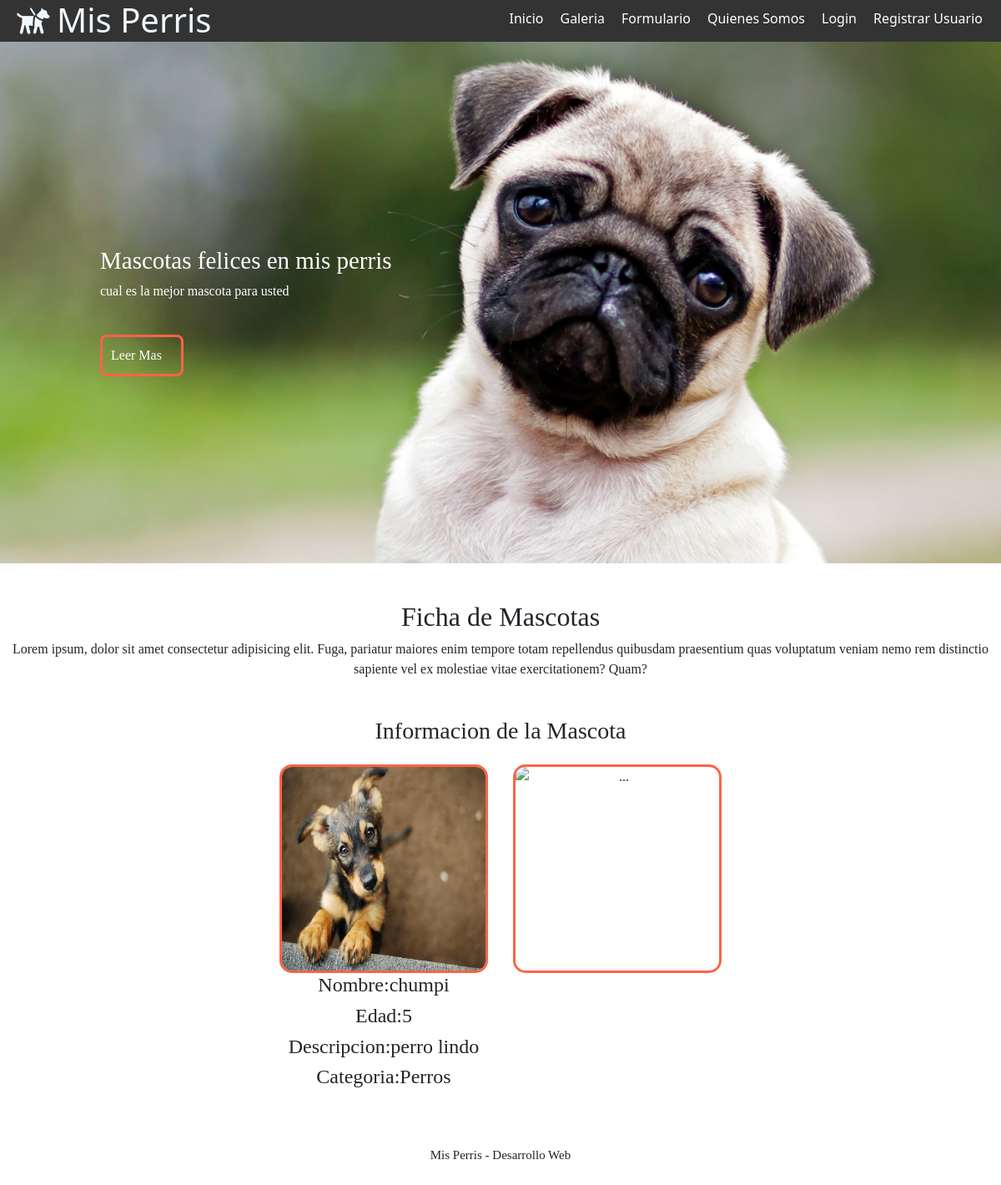
/ficha_mascota/chumpi/, run on the app's committed database.
### misPerris/models.py (models this page shows, shortened)
class Mascota(models.Model):
    nombre = models.CharField(primary_key=True,max_length=25)
    edad = models.IntegerField()
    descripcion = models.TextField()
    imagen = models.ImageField(upload_to='mascotas',default='mascotas/defecto.jpg')
    categoria = models.ForeignKey(Categoria, on_delete=models.CASCADE)
    publicar = models.BooleanField(default=False)
    comentario = models.TextField(default='--')
    usuario = models.CharField(max_length=45,null=True)
    dueno = models.CharField(max_length=45,default='--')

class Categoria(models.Model):
    nombre = models.CharField(primary_key=True,max_length=25)
    annos = models.IntegerField()
    imagen = models.ImageField(upload_to='cate',null=True)

### misPerris/views.py (the view)
# urls.py: path('ficha_mascota/<id>/',ficha_mascota,name='FICHAM'),
def ficha_mascota(request, id):
    masc = Mascota.objects.get(nombre=id)
    galeria = Galeria.objects.filter(mascota=masc)
    contexto = {"mascota":masc,"galeria":galeria}
    return render(request, "ficha.html", contexto)

### misPerris/templates/ficha.html (shortened to what this page needs)
{% extends "base.html" %}
{% load static %}
{% block css %}
<link href="https://cdn.jsdelivr.net/npm/bootstrap@5.0.1/dist/css/bootstrap.min.css" rel="stylesheet"
>
{% endblock css %}
{% block contenido %}
<section id="bienvenida">
    <h2>Ficha de Mascotas</h2>
    <p>Lorem ipsum, dolor sit amet consectetur adipisicing elit. Fuga, pariatur maiores enim tempore totam
        repellendus quibusdam praesentium quas voluptatum veniam nemo rem distinctio sapiente vel ex molestiae
        vitae exercitationem? Quam?</p>
</section>
<section id="blog">
    <h3>Informacion de la Mascota</h3>
    <div class="contenedor">
        <article>
            <img src="{{mascota.imagen.url}}" alt="">
            <h4>Nombre:{{mascota.nombre}}</h4>
            <h4>Edad:{{mascota.edad}}</h4>
            <h4>Descripcion:{{mascota.descripcion}}</h4>
            <h4>Categoria:{{mascota.categoria.nombre}}</h4>
        </article>
        <article style="width: 250px;height: 250px;">
            <div id="carouselExampleSlidesOnly" class="carousel slide" data-bs-ride="carousel">
                <div class="carousel-inner">
                    <div class="carousel-item active">
                        <img src="{% static 'img/logo.jpg' %}" class="d-block w-100" width="250px" height="250px"
                            alt="...">
                    </div>
                </div>
            </div>
        </article>
    </div>
</section>
{% endblock contenido %}

### misPerris/static/css/estilos.css (style rules this page uses)
* { margin: 0; padding: 0; }
.contenedor { width: 98%; margin: auto; }
#bienvenida { font-family: cursive; text-align: center; margin:45px 0px; }

### misPerris/static/css/blog.css (style rules this page uses)
#blog .contenedor article img { width: 250px; height: 250px; border:solid 3px tomato; border-radius: 15px; }
#blog { font-family: cursive; text-align: center; }
#blog .contenedor { display: flex; justify-content: center; flex-wrap: wrap; }
#blog .contenedor article { margin:15px; }

### data on the page
Mascota: imagen (picture), nombre "chumpi", edad "5", descripcion "perro lindo", categoria.nombre "Perros"
